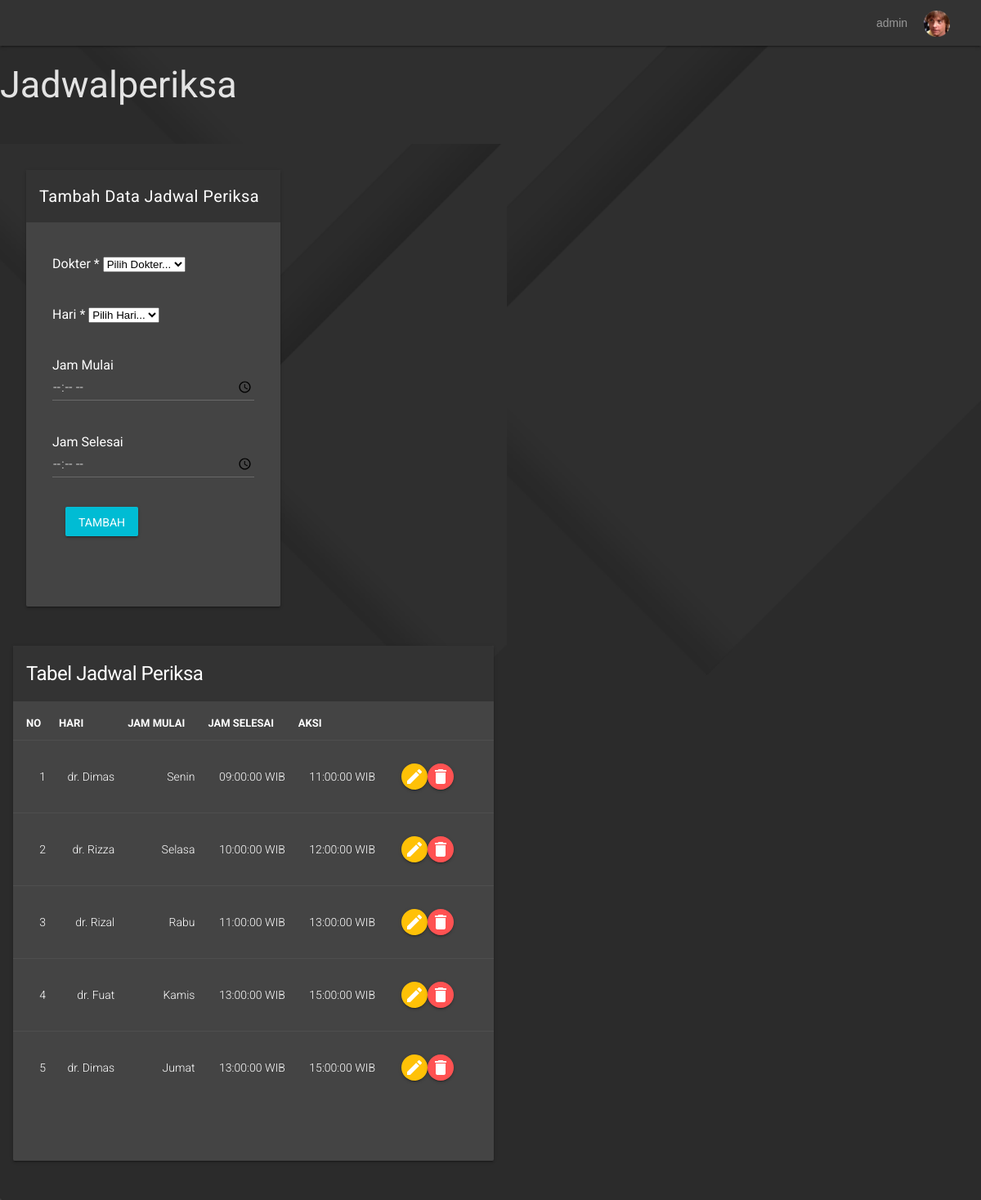
Screenshot of /dashboard.php?page=jadwalperiksa (signed in) with the database file from the repository.
### tables this page shows
CREATE TABLE `jadwal_periksa` (
  `id` int(11) UNSIGNED NOT NULL,
  `id_dokter` int(11) UNSIGNED NOT NULL,
  `hari` enum('Senin','Selasa','Rabu','Kamis','Jumat','Sabtu') NOT NULL,
  `jam_mulai` time NOT NULL,
  `jam_selesai` time NOT NULL
);

CREATE TABLE `dokter` (
  `id` int(11) UNSIGNED NOT NULL,
  `nama` varchar(255) NOT NULL,
  `alamat` varchar(255) NOT NULL,
  `no_hp` varchar(50) NOT NULL,
  `id_poli` int(11) UNSIGNED NOT NULL,
  `nip` varchar(50) NOT NULL,
  `password` varchar(255) NOT NULL
);

### jadwalperiksa.php (the view, shortened to what this page needs)
<main class="mdl-layout__content ui-form-components">
<div class="mdl-grid mdl-cell mdl-cell--12-col-desktop mdl-cell--12-col-tablet mdl-cell--4-col-phone mdl-cell--top">
    <div class="mdl-cell mdl-cell--7-col-desktop mdl-cell--7-col-tablet mdl-cell--4-col-phone">
        <div class="mdl-card mdl-shadow--2dp">
            <div class="mdl-card__title">
                <h5 class="mdl-card__title-text text-color--white">Tambah Data Jadwal Periksa</h5>
            </div>
            <div class="mdl-card__supporting-text">
                <form class="form form--basic" method="POST" action="" name="myForm" onsubmit="return(validate());">
                <?php
                    $jam_mulai = '';
                    $jam_selesai = '';
                    ?>
                    <div class="mdl-grid">
                        <div class="mdl-cell mdl-cell--12-col-desktop mdl-cell--12-col-tablet mdl-cell--4-col-phone form__article">
                            <div class="mdl-textfield mdl-js-textfield full-size">
                            <label for="id_dokter">Dokter <span class="text-danger">*</span></label>
                            <select class="form-select" name="id_dokter" aria-label="id_dokter">
                                <option value="" selected>Pilih Dokter...</option>
                            </select>
                            </div>
                            <div class="mdl-textfield mdl-js-textfield full-size">
                                <label for="hari">Hari <span class="text-danger">*</span></label>
                                <select class="form-select" name="hari" aria-label="hari">
                                <option value="" selected>Pilih Hari...</option>
                            </select>
                            </div>
                            <div class="mdl-textfield mdl-js-textfield full-size">Jam Mulai
                                <input class="mdl-textfield__input" type="time" id="inputHarga" name="jam_mulai" value="<?php echo $jam_mulai ?>">
                            </div>
                            <div class="mdl-textfield mdl-js-textfield full-size">Jam Selesai
                                <input class="mdl-textfield__input" type="time" id="inputHarga" name="jam_selesai" value="<?php echo $jam_selesai ?>">
                            </div>
                            <li class="mdl-list__item">
                                <button type="submit" name="simpan" class="mdl-button mdl-js-button mdl-button--raised mdl-js-ripple-effect button--colored-light-blue">
                                    Tambah
                                </button>
                            </li>
                        </div>
                    </div>
                </form>
            </div>
        </div>
    </div>
</div>
<div class="mdl-grid ui-tables">
            <div class="mdl-cell mdl-cell--12-col-desktop mdl-cell--12-col-tablet mdl-cell--4-col-phone">
                <div class="mdl-card mdl-shadow--2dp">
                    <div class="mdl-card__title">
                        <h1 class="mdl-card__title-text">Tabel Jadwal Periksa</h1>
                    </div>
                    <div class="mdl-card__supporting-text no-padding">
                        <table class="mdl-data-table mdl-js-data-table">
                            <thead>
                                <tr>
                                    <th class="mdl-data-table__cell--non-numeric">NO</th>
                                    <th class="mdl-data-table__cell--non-numeric">HARI</th>
                                    <th class="mdl-data-table__cell--non-numeric">JAM MULAI</th>
                                    <th class="mdl-data-table__cell--non-numeric">JAM SELESAI</th>
                                    <th class="mdl-data-table__cell--non-numeric">AKSI</th>
                            </thead>
                            <tbody>
                            <?php
                            $result = mysqli_query($mysqli, "SELECT dokter.nama, jadwal_periksa.id, jadwal_periksa.hari, jadwal_periksa.jam_mulai, jadwal_periksa.jam_selesai FROM dokter JOIN jadwal_periksa ON dokter.id = jadwal_periksa.id_dokter");
                            $no = 1;
                            while ($data = mysqli_fetch_array($result)) :
                            ?>
                                <tr>
                                    <td><?php echo $no++ ?></td>
                                    <td><?php echo $data['nama'] ?></td>
                                    <td><?php echo $data['hari'] ?></td>
                                    <td><?php echo $data['jam_mulai'] ?> WIB</td>
                                    <td><?php echo $data['jam_selesai'] ?> WIB</td>
                                    <td>
                                            <li class="mdl-list__item">
                                                <a href="dashboard.php?page=jadwalperiksa&id=<?php echo $data['id'] ?>">
                                                    <button class="mdl-button mdl-js-button mdl-button--icon mdl-button--raised mdl-js-ripple-effect button--colored-orange">
                                                        <i class="material-icons">edit</i>
                                                    </button>
                                                </a>
                                                <a href="dashboard.php?page=jadwalperiksa&id=<?php echo $data['id'] ?>&aksi=hapus"">
                                                    <button class="mdl-button mdl-js-button mdl-button--icon mdl-button--raised mdl-js-ripple-effect button--colored-red">
                                                        <i class="material-icons">delete</i>
                                                    </button>
                                                </a>
                                            </li>
                                    </td>
                                </tr>
                                <?php endwhile; ?>
                            </tbody>
                        </table>
                    </div>
                </div>
            </div>
        </div>
</main>

### rows the page displays
jadwal_periksa: id_dokter.nama "dr. Dimas", hari "Senin", jam_mulai "09:00:00", jam_selesai "11:00:00"
jadwal_periksa: id_dokter.nama "dr. Rizza", hari "Selasa", jam_mulai "10:00:00", jam_selesai "12:00:00"
jadwal_periksa: id_dokter.nama "dr. Rizal", hari "Rabu", jam_mulai "11:00:00", jam_selesai "13:00:00"
jadwal_periksa: id_dokter.nama "dr. Fuat", hari "Kamis", jam_mulai "13:00:00", jam_selesai "15:00:00"
jadwal_periksa: id_dokter.nama "dr. Dimas", hari "Jumat", jam_mulai "13:00:00", jam_selesai "15:00:00"

### other values shown
$_SESSION['username'] "admin"
$_GET['page'] "Jadwalperiksa"
